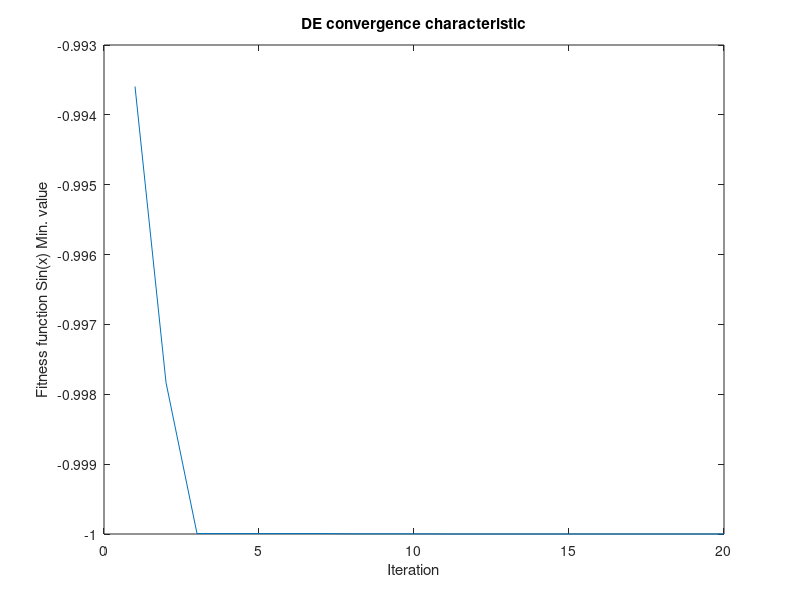

The MATLAB source for this figure:
%% Online Summer Course on Advance Optimization Techniques and Hands-on with MATLAB
%% Lab IV- Differential Evolution for function Optimization- By Dr. S. J. Nanda, MNIT Jaipur
%%% Problem : To determine the minimum value of Sin(x) in the range [0,2*pi]. 
clc; clear all; close all; 
N=20; %%%Number of Initial Vector 
P=rand(N,1)*2*pi; %% Initial Position of Target Vector
 F=0.5;%1
 CR=0.5; %%%Crossover Rate
 itmax=20;
 tic
 for itr=1:itmax
for i =1:N
    r1 = round(rand*(N-1)+1);% Random Intiger Value [1,20]
    r2 = round(rand*(N-1)+1);
    r3 = round(rand*(N-1)+1);
    if r2 == r1
        r2 = round(rand*(N-1)+1);
    end
    if (r3 == r2||r3 == r1)
        r3 = round(rand*(N-1)+1);
    end
 %%%%Creating Trail Vector with Mutation
 V(i,1)=P(r1,1)+F*(P(r2,1)-P(r3,1)); 
 if (V(i,1)>2*pi) || (V(i,1)<0) %%% Bounding within the range of Sin(x)
     V(i,1)=P(i,1);
 end
end
%%% Crossover 
for i=1:N
    rx(i)=rand;
    if (rx(i)< CR)||(i==randi([1,N]))
        U(i,1)=V(i,1);
    else
        U(i,1)=P(i,1);
    end
end
%%%%Selection
f1=sin(P);
f2=sin(U);
for i=1:N
    if f2(i)<f1(i)
        P(i,1)=U(i,1);
    end
end
 Fb=sin(P);
 a(itr)=min(Fb);
 end
 toc
 plot(a)
 xlabel('Iteration');
 ylabel('Fitness function Sin(x) Min. value'); 
 title('DE convergence characteristic')

        